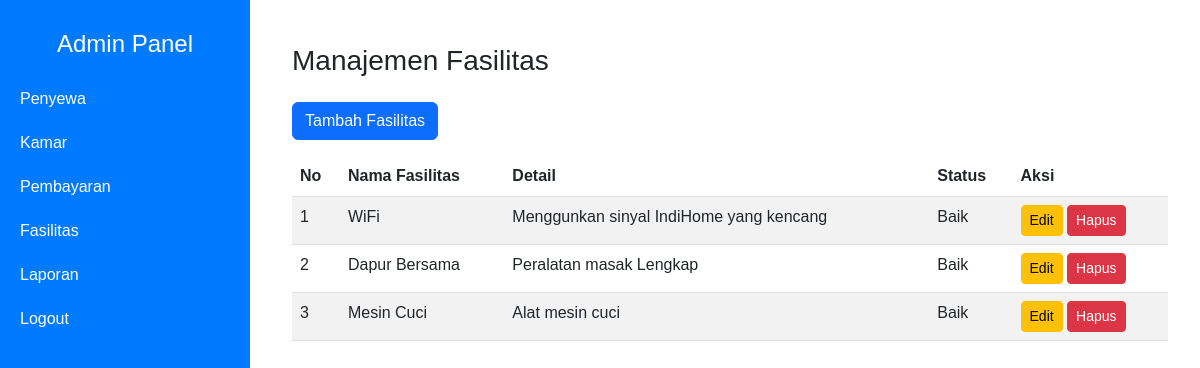
The app's page /admin/dashboard.php?page=fasilitas with its own data.
### tables this page shows
CREATE TABLE `fasilitas` (
  `id_fasilitas` int(11) NOT NULL,
  `id_kamar` int(11) DEFAULT NULL,
  `nama_fasilitas` varchar(255) NOT NULL,
  `detail_fasilitas` text NOT NULL,
  `status_fasilitas` enum('Baik','Belum Baik') NOT NULL,
  `created_at` timestamp NOT NULL DEFAULT current_timestamp(),
  `updated_at` timestamp NOT NULL DEFAULT current_timestamp() ON UPDATE current_timestamp()
);

### admin/fasilitas.php (the view, shortened to what this page needs)
<?php
include '../koneksi.php';
$fasilitas = mysqli_query($conn, "SELECT * FROM fasilitas");
?>
<div class="container mt-4">
    <h3>Manajemen Fasilitas</h3>
    <button class="btn btn-primary my-3" data-bs-toggle="modal" data-bs-target="#modalFasilitas">Tambah Fasilitas</button>
    <table class="table table-striped">
        <thead>
            <tr>
                <th>No</th>
                <th>Nama Fasilitas</th>
                <th>Detail</th>
                <th>Status</th>
                <th>Aksi</th>
            </tr>
        </thead>
        <tbody>
            <?php $i = 1; while ($row = mysqli_fetch_assoc($fasilitas)): ?>
                <tr>
                    <td><?= $i++; ?></td>
                    <td><?= $row['nama_fasilitas']; ?></td>
                    <td><?= $row['detail_fasilitas']; ?></td>
                    <td><?= $row['status_fasilitas'] == 'Baik' ? 'Baik' : 'Belum Baik'; ?></td>
                    <td>
                        <button class="btn btn-warning btn-sm" onclick="editFasilitas(<?= htmlspecialchars(json_encode($row)); ?>)">Edit</button>
                        <button class="btn btn-danger btn-sm" onclick="hapusFasilitas(<?= $row['id_fasilitas']; ?>)">Hapus</button>
                    </td>
                </tr>
            <?php endwhile; ?>
        </tbody>
    </table>
</div>

### admin/dashboard.php (style rules this page uses)
body { font-family: Arial, sans-serif; }

### records on screen
fasilitas: nama_fasilitas "WiFi", detail_fasilitas "Menggunkan sinyal IndiHome yang kencang", status_fasilitas "Baik"
fasilitas: nama_fasilitas "Dapur Bersama", detail_fasilitas "Peralatan masak Lengkap", status_fasilitas "Baik"
fasilitas: nama_fasilitas "Mesin Cuci", detail_fasilitas "Alat mesin cuci", status_fasilitas "Baik"
